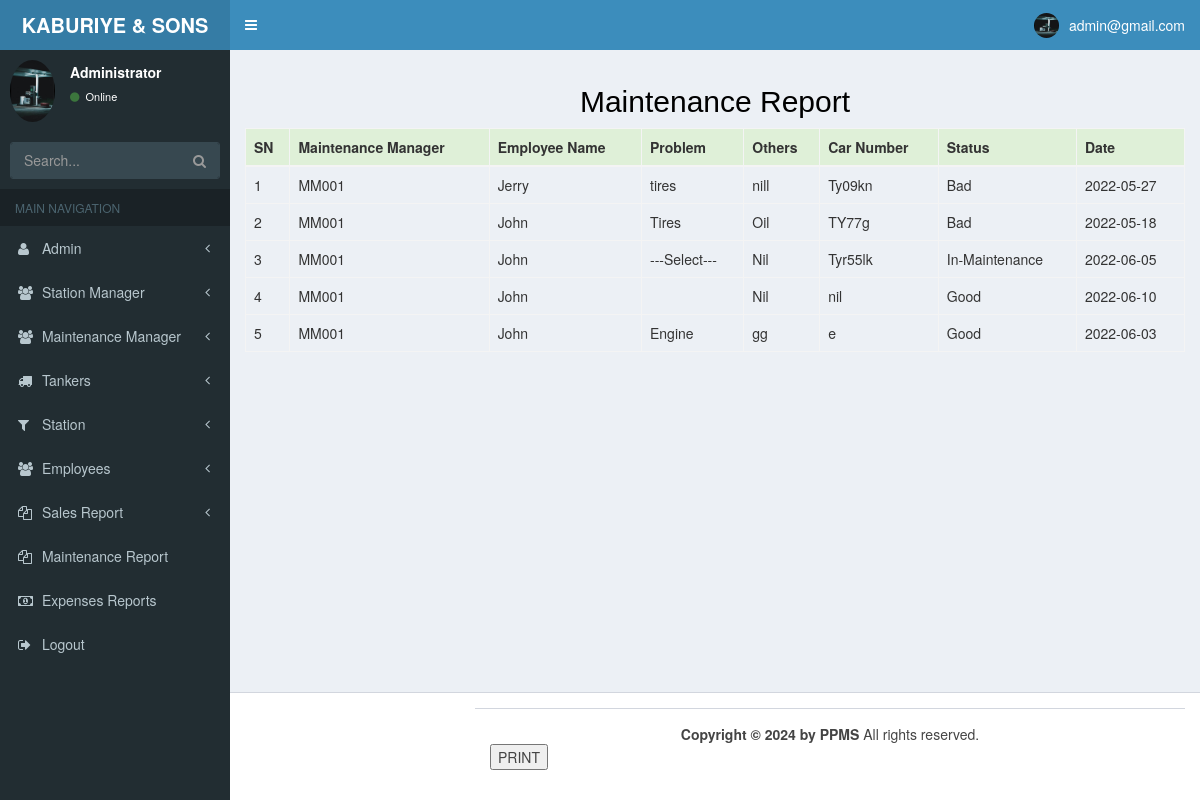
/m_report.php (signed in), run on the app's committed database.
### tables this page shows
CREATE TABLE `maintenance` (
  `SN` int(50) NOT NULL,
  `maintenancemanager_id` varchar(50) NOT NULL,
  `employee_name` varchar(60) NOT NULL,
  `date` varchar(15) NOT NULL,
  `car_number` varchar(45) NOT NULL,
  `problem` varchar(45) NOT NULL,
  `others` varchar(45) NOT NULL,
  `quantity` int(20) NOT NULL,
  `status` varchar(45) NOT NULL
);

### m_report.php (the view, shortened to what this page needs)
<?php
require __DIR__ . "/config/database.php";
$user = $_SESSION['data'];
$profile = mysqli_query($conn, "select * from admin where email='$user'");
$fetch = mysqli_fetch_array($profile);
?>
<!DOCTYPE html>
<html>
<head>
  <link rel="stylesheet" href="css/bootstrap.min.css">
  <link rel="stylesheet" href="css/font-awesome.min.css">
  <link rel="stylesheet" href="css/ionicons.min.css">
  <link rel="stylesheet" href="css/AdminLTE.min.css">
  <link rel="stylesheet" href="css/_all-skins.min.css">
</head>
<body class="hold-transition skin-blue sidebar-mini">
  <div class="wrapper">
    <header class="main-header">
      <a href="admin_dashboard.php" class="logo">
        <span class="logo-lg"><b>KABURIYE & SONS LTD</b></span>
      </a>
      <nav class="navbar navbar-static-top">
        <a href="#" class="sidebar-toggle" data-toggle="push-menu" role="button">
        </a>
        <div class="navbar-custom-menu">
          <ul class="nav navbar-nav">
            <li class="dropdown user user-menu">
              <a href="#" class="dropdown-toggle" data-toggle="dropdown">
                <img src="images/admin.jpg" class="user-image" alt="User Image">
                <span class="hidden-xs"><?php echo "$fetch[email]"; ?></span>
              </a>
            </li>
          </ul>
        </div>
      </nav>
    </header>
    <aside class="main-sidebar">
      <section class="sidebar">
        <div class="user-panel">
          <div class="pull-left image">
            <img src="images/admin.jpg" class="img-circle" alt="User Image">
          </div>
          <div class="pull-left info">
            <p>Administrator</p>
            <a href="#"><i class="fa fa-circle text-success"></i> Online</a>
          </div>
        </div>
        <form action="#" method="get" class="sidebar-form">
          <div class="input-group">
            <input type="text" name="q" class="form-control" placeholder="Search...">
            <span class="input-group-btn">
              <button type="submit" name="search" id="search-btn" class="btn btn-flat"><i class="fa fa-search"></i>
              </button>
            </span>
          </div>
        </form>
        <ul class="sidebar-menu" data-widget="tree">
          <li class="header">MAIN NAVIGATION</li>
          <li class=" treeview">
            <a href="#">
              <i class="fa fa-user"></i> <span>Admin</span>
              <span class="pull-right-container">
                <i class="fa fa-angle-left pull-right"></i>
              </span>
            </a>
          </li>
          <li class="treeview">
            <a href="#">
              <i class="fa fa-group"></i> <span> Station Manager</span>
              <span class="pull-right-container">
                <small class="fa fa-angle-left pull-right "></small>
              </span>
            </a>
          </li>
          <li class="treeview">
            <a href="#">
              <i class="fa fa-group"></i> <span>Maintenance Manager</span>
              <span class="pull-right-container">
                <small class="fa fa-angle-left pull-right "></small>
              </span>
            </a>
          </li>
          <li class="treeview">
            <a href="#">
              <i class="fa fa-truck"></i> <span>Tankers</span>
              <span class="pull-right-container">
                <small class="fa fa-angle-left pull-right "></small>
              </span>
            </a>
          </li>
          <li class="treeview">
            <a href="#">
              <i class="fa fa-filter"></i> <span>Station</span>
              <span class="pull-right-container">
                <small class="fa fa-angle-left pull-right "></small>
              </span>
            </a>
          </li>
          <li class="treeview">
            <a href="#">
              <i class="fa fa-group"></i> <span>Employees</span>
              <span class="pull-right-container">
                <small class="fa fa-angle-left pull-right "></small>
              </span>
            </a>
          </li>
          <li class="treeview">
            <a href="#">
              <i class="fa fa-files-o"></i> <span> Sales Report</span>
              <span class="pull-right-container">
                <small class="fa fa-angle-left pull-right "></small>
              </span>
            </a>
          </li>
          <li>
          <li>
            <a href="m_report.php">
              <i class="fa fa-files-o"></i> <span>Maintenance Report</span>
            </a>
          </li>
          <li>
          <li>
            <a href="expenses_report.php">
              <i class="fa fa-money"></i> <span>Expenses Reports</span>
            </a>
          </li>
          <li>
          <li>
            <a href="alogout.php">
              <i class="fa fa-sign-out"></i> <span>Logout</span>
            </a>
          </li>
      </section>
    </aside>
    <div class="content-wrapper">
      <section class="content">
        <h2 align="center" style="color:black;"> Maintenance Report</h2>
        <div class="table-responsive">
          <table class="table table-bordered table-hover">
            <thead>
              <tr class="success">
                <th> SN</th>
                <th> Maintenance Manager</th>
                <th> Employee Name</th>
                <th> Problem </th>
                <th>Others</th>
                <th> Car Number</th>
                <th> Status </th>
                <th>Date</th>
              </tr>
            </thead>
            <?php
            require __DIR__ . "/config/database.php";
            $getRecords_string = "select * from maintenance order by SN ";
            $getRecord = mysqli_query($conn, $getRecords_string);
            $num_of_record = mysqli_num_rows($getRecord);
            if ($num_of_record > 0) {
              while ($record = mysqli_fetch_array($getRecord)) {
                echo '<tr>';
                echo "<td class=''>$record[SN]</td>";
                echo "<td class=''>$record[maintenancemanager_id]</td>";
                echo "<td class=''>$record[employee_name]</td>";
                echo "<td class=''>$record[problem]</td>";
                echo "<td class=''>$record[others]</td>";
                echo "<td class=''>$record[car_number]</td>";
                echo "<td class=''>$record[status]</td>";
                echo "<td class=''>$record[date]</td>";
                echo '</tr>';
              }
            } else {
              echo "<h4>Loading..........</h4>";
            }
            ?>
          </table>
        </div>
      </section>
    </div>
    <footer class="main-footer">
      <footer class="main-footer">
        <center> <strong>Copyright &copy; 2024 by PPMS</strong> All rights reserved.</center>
        <button onclick="window.print()">PRINT</button>
      </footer>
  </div>
</body>
</html>

### data on the page
maintenance: SN "1", maintenancemanager "MM001", employee_name "Jerry", problem "tires", others "nill", car_number "Ty09kn", status "Bad", date "2022-05-27"
maintenance: SN "2", maintenancemanager "MM001", employee_name "John", problem "Tires", others "Oil", car_number "TY77g", status "Bad", date "2022-05-18"
maintenance: SN "3", maintenancemanager "MM001", employee_name "John", problem "---Select---", others "Nil", car_number "Tyr55lk", status "In-Maintenance", date "2022-06-05"
maintenance: SN "4", maintenancemanager "MM001", employee_name "John", others "Nil", car_number "nil", status "Good", date "2022-06-10"
maintenance: SN "5", maintenancemanager "MM001", employee_name "John", problem "Engine", others "gg", car_number "e", status "Good", date "2022-06-03"

### other printed values
$fetch[email] "admin@gmail.com"
